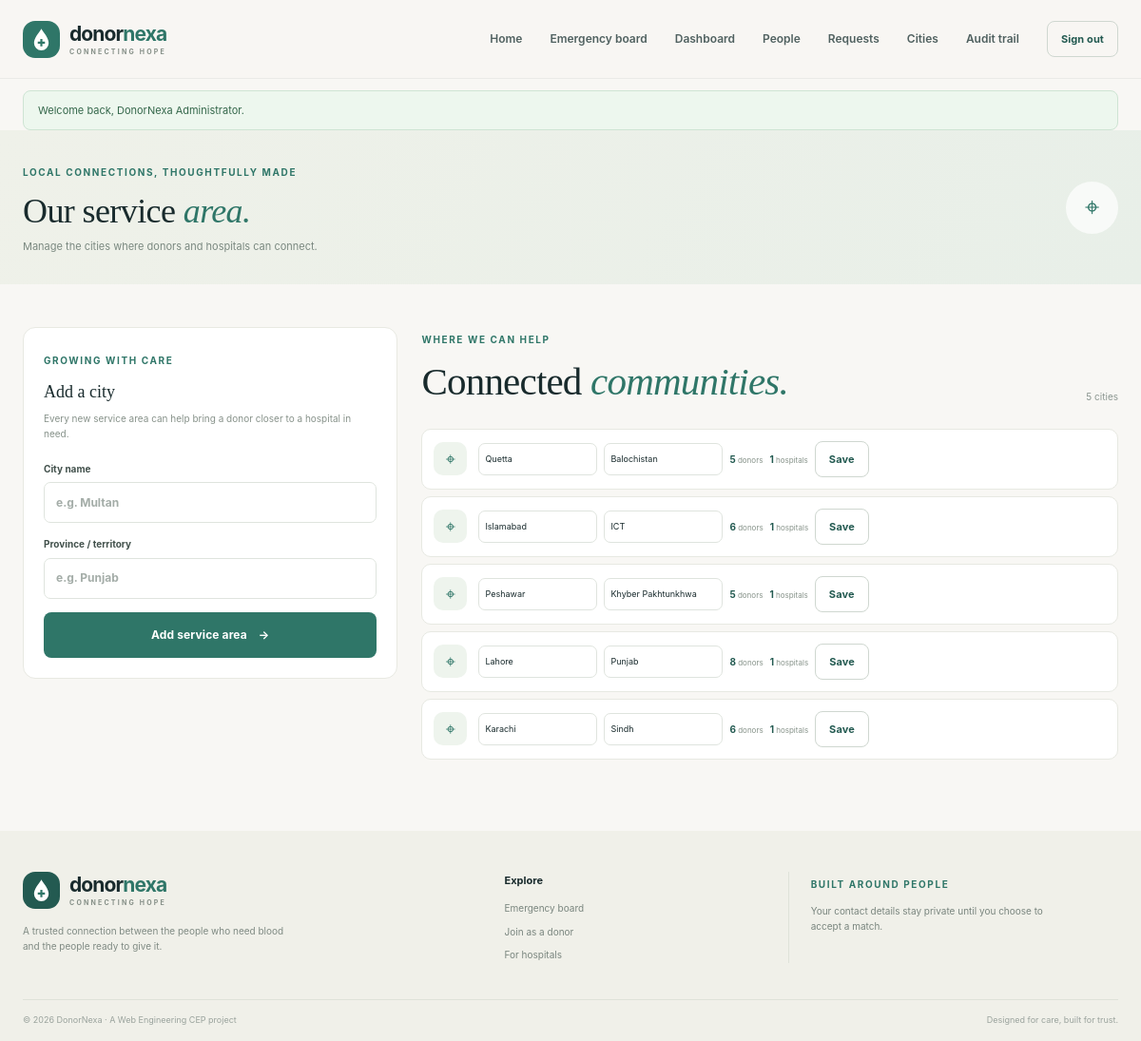
The app's page /index.php?page=cities (signed in) with its own data.
### tables this page shows
CREATE TABLE IF NOT EXISTS cities (
    id SMALLINT UNSIGNED AUTO_INCREMENT PRIMARY KEY,
    city_name VARCHAR(80) NOT NULL,
    province VARCHAR(80) NOT NULL,
    UNIQUE KEY uq_cities_name_province (city_name, province)
);

### src/Core/BaseController.php (called while the page is built, shortened)
<?php
abstract class BaseController
{
    protected function render(string $view, array $data = []): void
    {
        require APP_ROOT . '/templates/layout.php';
    }
}

### src/Controllers/AdminController.php (called while the page is built, shortened)
<?php
final class AdminController extends BaseController
{
    private PDO $db;
    public function __construct()
    {
        $this->db = Database::connection();
    }
    public function cities(): void
    {
        $cities = $this->db->query(
            'SELECT c.id, c.city_name, c.province, COUNT(DISTINCT d.user_id) AS donors,
                    COUNT(DISTINCT h.user_id) AS hospitals
             FROM cities c
             LEFT JOIN donors d ON d.city_id = c.id
             LEFT JOIN hospitals h ON h.city_id = c.id
             GROUP BY c.id, c.city_name, c.province ORDER BY c.province, c.city_name'
        )->fetchAll();
        $this->render('admin/cities', ['cities' => $cities]);
    }
}

### public/index.php (called while the page is built, shortened)
<?php
require dirname(__DIR__) . '/config/app.php';
$page = (string) ($_GET['page'] ?? 'home');
$isApi = isset($_GET['api']);
try {
    match ($page) {
        'home' => (new \DonorNexa\Controllers\HomeController())->index(),
        'login' => (new \DonorNexa\Controllers\AuthController())->loginPage(),
        'register' => (new \DonorNexa\Controllers\AuthController())->registerPage(),
        'dashboard' => (new \DonorNexa\Controllers\PortalController())->dashboard(),
        'emergencies' => (new \DonorNexa\Controllers\HomeController())->emergencies(),
        'request_donors' => (new \DonorNexa\Controllers\PortalController())->requestDonors(),
        'photo' => (new \DonorNexa\Controllers\PortalController())->viewPhoto(),
        'admin' => (new \DonorNexa\Controllers\AdminController())->dashboard(),
        'users' => (new \DonorNexa\Controllers\AdminController())->users(),
        'audit' => (new \DonorNexa\Controllers\AdminController())->audit(),
        'admin_requests' => (new \DonorNexa\Controllers\AdminController())->requests(),
        'cities' => (new \DonorNexa\Controllers\AdminController())->cities(),
        'export' => (new \DonorNexa\Controllers\AdminController())->exportCsv(),
        'licence' => (new \DonorNexa\Controllers\AdminController())->viewLicence(),
        default => throw new \DonorNexa\Exceptions\ValidationException('Page not found.', 404),
    };
} catch (\Throwable $exception) {
    error_log(sprintf(
        '[DonorNexa] %s: %s in %s:%d',
        get_class($exception),
        $exception->getMessage(),
        $exception->getFile(),
        $exception->getLine()
    ));
    $exceptionStatus = $exception->getCode() >= 400 && $exception->getCode() <= 599
        ? $exception->getCode()
        : ($exception instanceof \DonorNexa\Exceptions\ValidationException
            ? 422
            : ($exception instanceof \PDOException ? 503 : 500));
    if ($isApi) {
        http_response_code($exceptionStatus);
        header('Content-Type: application/json; charset=utf-8');
        $message = $exception instanceof \PDOException
            ? 'The database is temporarily unavailable.'
            : $exception->getMessage();
        echo json_encode(['error' => $message]);
        exit;
    }
    $status = $exceptionStatus;
    http_response_code($status);
    $errorMessage = $exception instanceof \PDOException
        ? 'The database could not be reached. Check the setup instructions and try again.'
        : $exception->getMessage();
    $errorCode = $status;
    require APP_ROOT . '/templates/error.php';
}

### config/app.php (called while the page is built, shortened)
<?php
function e(mixed $value): string
{
    return htmlspecialchars((string) $value, ENT_QUOTES | ENT_SUBSTITUTE, 'UTF-8');
}
function url(string $route = 'home', array $params = []): string
{
    $query = http_build_query(['page' => $route] + $params);
    return (APP_URL !== '' ? APP_URL : '') . '/index.php?' . $query;
}

### config/database.php (called while the page is built, shortened)
<?php
final class Database
{
    private static ?PDO $connection = null;
    public static function connection(): PDO
    {
        if (self::$connection instanceof PDO) {
            return self::$connection;
        }
        $localConfig = APP_ROOT . '/config/local.php';
        $local = is_file($localConfig) ? require $localConfig : [];
        $host = getenv('DB_HOST') ?: ($local['DB_HOST'] ?? '127.0.0.1');
        $port = getenv('DB_PORT') ?: ($local['DB_PORT'] ?? '3306');
        $name = getenv('DB_NAME') ?: ($local['DB_NAME'] ?? 'donornexa');
        $user = getenv('DB_USER') ?: ($local['DB_USER'] ?? 'root');
        $password = getenv('DB_PASSWORD') ?: ($local['DB_PASSWORD'] ?? '');
        $dsn = "mysql:host={$host};port={$port};dbname={$name};charset=utf8mb4";
        try {
            self::$connection = new PDO($dsn, $user, $password, [
                PDO::ATTR_ERRMODE => PDO::ERRMODE_EXCEPTION,
                PDO::ATTR_DEFAULT_FETCH_MODE => PDO::FETCH_ASSOC,
                PDO::ATTR_EMULATE_PREPARES => false,
                PDO::MYSQL_ATTR_INIT_COMMAND => "SET time_zone = '+05:00'",
            ]);
        } catch (PDOException $exception) {
            error_log('[DonorNexa] Database connection failed: ' . $exception->getMessage());
            throw new PDOException('The database is temporarily unavailable. Check the local database setup and try again.');
        }
        return self::$connection;
    }
}

### templates/admin/cities.php (the view, shortened to what this page needs)
<section class="dashboard-hero dashboard-hero-compact"><div class="container dashboard-hero-inner"><div><span class="eyebrow">Local connections, thoughtfully made</span><h1>Our service <em>area.</em></h1><p>Manage the cities where donors and hospitals can connect.</p></div><span class="admin-city-icon">⌖</span></div></section>
<section class="section dashboard-section"><div class="container city-layout">
    <article class="panel-card city-add-card"><span class="eyebrow">Growing with care</span><h2>Add a city</h2><p>Every new service area can help bring a donor closer to a hospital in need.</p><form method="post" action="<?= e(url('add_city')) ?>" class="form-stack"><?= csrf_field() ?><label>City name<input name="city_name" required maxlength="80" placeholder="e.g. Multan"></label><label>Province / territory<input name="province" required maxlength="80" placeholder="e.g. Punjab"></label><button class="button button-primary" type="submit">Add service area <span aria-hidden="true">→</span></button></form></article>
    <div class="city-list"><div class="section-heading"><div><span class="eyebrow">Where we can help</span><h2>Connected <em>communities.</em></h2></div><span class="results-count"><?= count($cities) ?> cities</span></div><?php foreach ($cities as $city): ?><article class="city-row"><span class="city-pin">⌖</span><form method="post" action="<?= e(url('update_city')) ?>" class="city-edit-form"><?= csrf_field() ?><input type="hidden" name="city_id" value="<?= e($city['id']) ?>"><label class="sr-only" for="city-name-<?= e($city['id']) ?>">City name</label><input id="city-name-<?= e($city['id']) ?>" name="city_name" value="<?= e($city['city_name']) ?>" required maxlength="80"><label class="sr-only" for="city-province-<?= e($city['id']) ?>">Province / territory</label><input id="city-province-<?= e($city['id']) ?>" name="province" value="<?= e($city['province']) ?>" required maxlength="80"><span class="city-members"><strong><?= e($city['donors']) ?></strong> donors</span><span class="city-members"><strong><?= e($city['hospitals']) ?></strong> hospitals</span><button class="button button-outline button-small" type="submit">Save</button></form></article><?php endforeach; ?></div>
</div></section>

### records on screen
cities: city_name "Quetta", province "Balochistan", donors "5", hospitals "1"
cities: city_name "Islamabad", province "ICT", donors "6", hospitals "1"
cities: city_name "Peshawar", province "Khyber Pakhtunkhwa", donors "5", hospitals "1"
cities: city_name "Lahore", province "Punjab", donors "8", hospitals "1"
cities: city_name "Karachi", province "Sindh", donors "6", hospitals "1"

### other values on screen
$notice['message'] "Welcome back, DonorNexa Administrator."
count($cities) "5"
